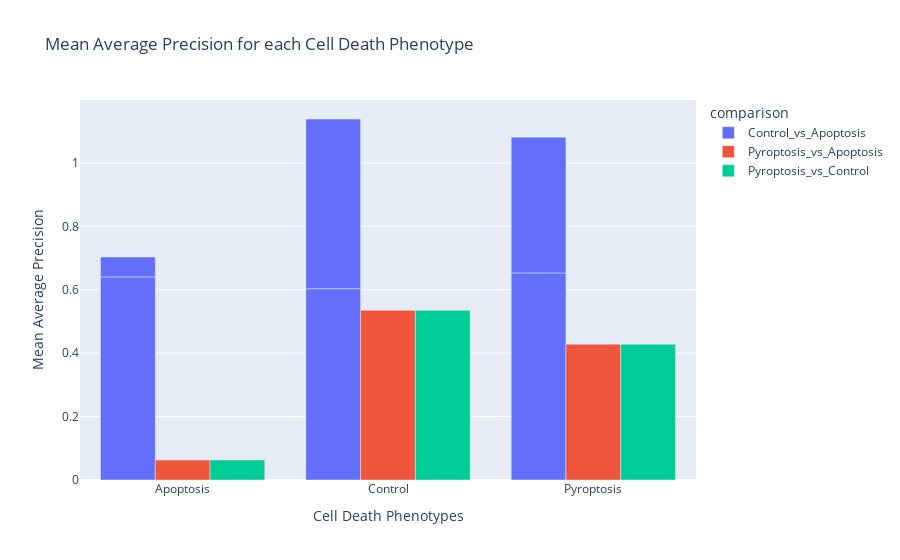

Notebook source saved alongside this figure:
### Code cell
# phenotypes
df = mAP_dfs.reset_index().drop("index", axis=1)[
    ["Metadata_labels", "mean_average_precision", "shuffled", "comparison"]
]


fig = px.bar(
    df,
    x="Metadata_labels",
    y="mean_average_precision",
    color="comparison",
    barmode="group",
    title="Mean Average Precision for each Cell Death Phenotype",
    labels={
        "mean_average_precision": "Mean Average Precision",
        "Metadata_labels": "Cell Death Phenotypes",
    },
)
fig

### Figure 1 — Plotly figure (JSON) as saved in the notebook; plotly's stock layout.template omitted (floating-point values rounded to 4 significant figures)
{"data": [{"alignmentgroup": "True", "hovertemplate": "comparison=Control_vs_Apoptosis<br>Cell Death Phenotypes=%{x}<br>Mean Average Precision=%{y}<extra></extra>", "legendgroup": "Control_vs_Apoptosis", "marker": {"color": "#636efa", "pattern": {"shape": ""}}, "name": "Control_vs_Apoptosis", "offsetgroup": "Control_vs_Apoptosis", "orientation": "v", "showlegend": true, "textposition": "auto", "type": "bar", "x": ["Apoptosis", "Apoptosis", "Control", "Control", "Pyroptosis", "Pyroptosis"], "xaxis": "x", "y": [0.6404, 0.06302, 0.6033, 0.5351, 0.653, 0.4282], "yaxis": "y"}, {"alignmentgroup": "True", "hovertemplate": "comparison=Pyroptosis_vs_Apoptosis<br>Cell Death Phenotypes=%{x}<br>Mean Average Precision=%{y}<extra></extra>", "legendgroup": "Pyroptosis_vs_Apoptosis", "marker": {"color": "#EF553B", "pattern": {"shape": ""}}, "name": "Pyroptosis_vs_Apoptosis", "offsetgroup": "Pyroptosis_vs_Apoptosis", "orientation": "v", "showlegend": true, "textposition": "auto", "type": "bar", "x": ["Apoptosis", "Control", "Pyroptosis"], "xaxis": "x", "y": [0.06302, 0.5351, 0.4282], "yaxis": "y"}, {"alignmentgroup": "True", "hovertemplate": "comparison=Pyroptosis_vs_Control<br>Cell Death Phenotypes=%{x}<br>Mean Average Precision=%{y}<extra></extra>", "legendgroup": "Pyroptosis_vs_Control", "marker": {"color": "#00cc96", "pattern": {"shape": ""}}, "name": "Pyroptosis_vs_Control", "offsetgroup": "Pyroptosis_vs_Control", "orientation": "v", "showlegend": true, "textposition": "auto", "type": "bar", "x": ["Apoptosis", "Control", "Pyroptosis"], "xaxis": "x", "y": [0.06302, 0.5351, 0.4282], "yaxis": "y"}], "layout": {"barmode": "group", "legend": {"title": {"text": "comparison"}, "tracegroupgap": 0}, "title": {"text": "Mean Average Precision for each Cell Death Phenotype"}, "xaxis": {"anchor": "y", "domain": [0, 1], "title": {"text": "Cell Death Phenotypes"}}, "yaxis": {"anchor": "x", "domain": [0, 1], "title": {"text": "Mean Average Precision"}}}}
